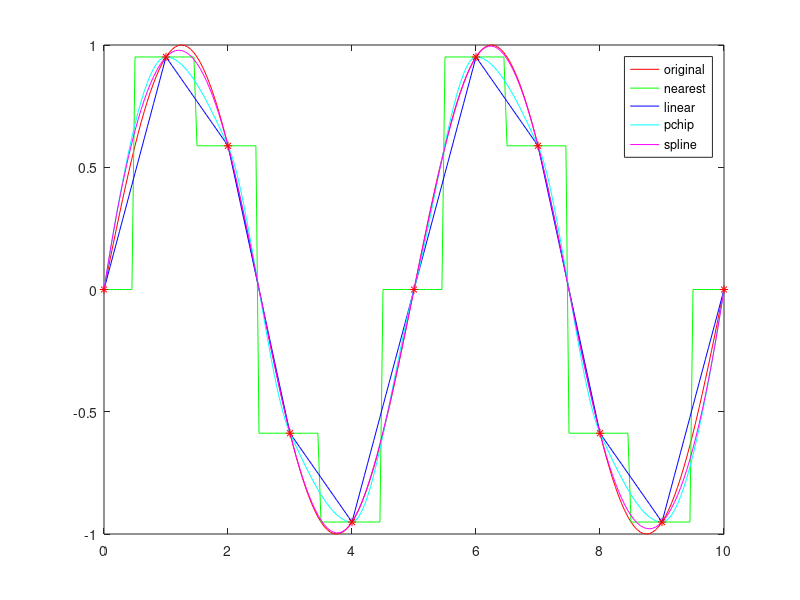

Write MATLAB code to recreate this figure.
clear, clc
xf = [0:0.05:10];
yf = sin (2*pi*xf/5);
xp = [0:10];
yp = sin (2*pi*xp/5);
lin = interp1 (xp, yp, xf);
near = interp1 (xp, yp, xf, "nearest");
pch = interp1 (xp, yp, xf, "pchip");
spl = interp1 (xp, yp, xf, "spline");
plot (xf,yf,"r", xf,near,"g", xf,lin,"b", xf,pch,"c", xf,spl,"m",
      xp,yp,"r*");
legend ("original", "nearest", "linear", "pchip", "spline");
